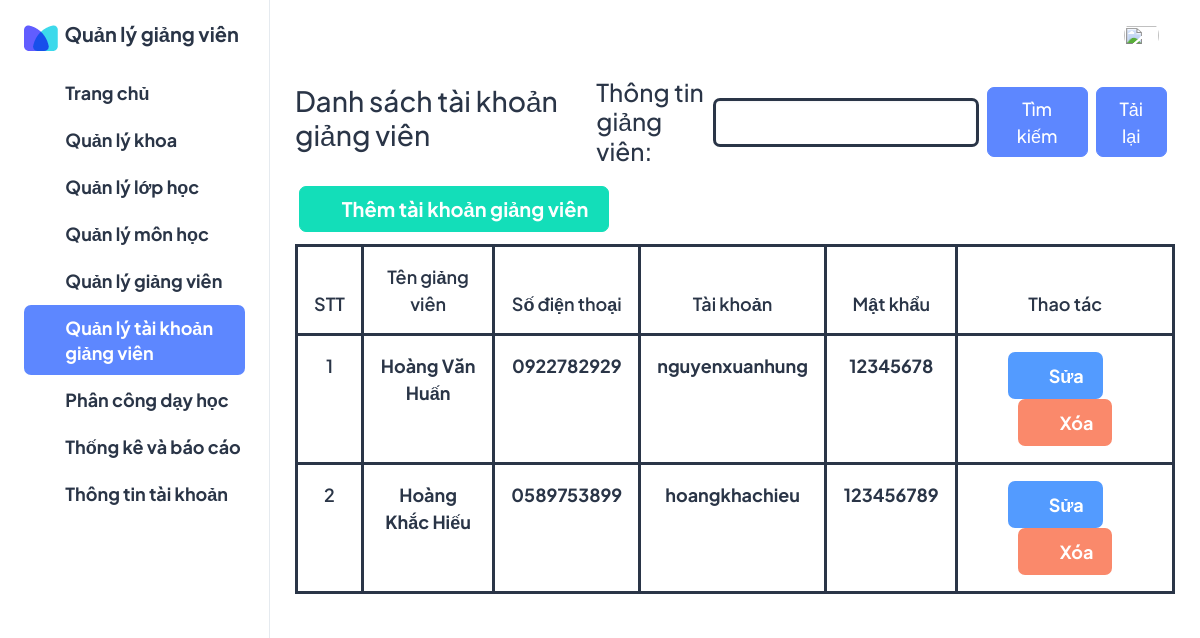
/taikhoangv/, run on the app's committed database.
### quanlygv/models.py (models this page shows)
class Taikhoangv(models.Model):
    id = models.AutoField(primary_key=True)
    tai_khoan = models.CharField(max_length=20)
    mat_khau = models.CharField(max_length=20)
    giangvien = models.ForeignKey(Giangvien, on_delete=models.CASCADE)

class Giangvien(models.Model):
    id = models.AutoField(primary_key=True)
    ho_ten_gv = models.CharField(max_length=50)
    hoc_vi = models.CharField(max_length=128)
    chuyen_mon = models.CharField(max_length=128)
    chuc_vu = models.CharField(max_length=128)
    ngay_sinh = models.CharField(max_length=50)
    gioi_tinh = models.CharField(max_length=50)
    sdt = models.CharField(max_length=10)
    anh = models.CharField(max_length=255)
    khoa = models.ForeignKey(Khoa, on_delete=models.CASCADE)
    def __str__(self):
        return self.ho_ten_gv

### quanlygv/views.py (the view)
# urls.py: path('taikhoangv/', views.taikhoangv, name='taikhoangv'),
def taikhoangv(request):
    return render(request, 'taikhoangv/taikhoangv.html',{
        'all_taikhoangv': Taikhoangv.objects.all()
    })

### quanlygv/templates/taikhoangv/taikhoangv.html (shortened to what this page needs)
{% load static %}
<!doctype html>
<html lang="en">
<head>
  <link rel="stylesheet" href="{% static 'assets/css/styles.min.css' %}" />
</head>
<body>
    <div class="page-wrapper" id="main-wrapper" data-layout="vertical" data-navbarbg="skin6" data-sidebartype="full"
        data-sidebar-position="fixed" data-header-position="fixed">
        <aside class="left-sidebar">
            <div>
                <div class="brand-logo d-flex align-items-center justify-content-between">
                    <a href="{% url 'trangchu' %}" class="text-nowrap logo-img">
                      <img src="{% static 'assets/images/favicon.png' %}" alt="" />
                      <span class="fs-6 ms-1 fw-bolder text-dark">
                        Quản lý giảng viên
                      </span>
                    </a>
                </div>
                <nav class="sidebar-nav scroll-sidebar" data-simplebar="">
                    <ul id="sidebarnav">
                        <li class="sidebar-item">
                            <a class="sidebar-link" href="{% url 'trangchu' %}" aria-expanded="false">
                              <span>
                                <i class="ti ti-layout-dashboard"></i>
                              </span>
                              <span class="hide-menu fs-5 fw-bolder">Trang chủ</span>
                            </a>
                          </li>
                          <li class="sidebar-item">
                            <a class="sidebar-link" href="{% url 'khoa' %}" aria-expanded="false">
                              <span>
                                <i class="ti ti-article"></i>
                              </span>
                              <span class="hide-menu fs-5 fw-bolder">Quản lý khoa</span>
                            </a>
                          </li>
                          <li class="sidebar-item">
                            <a class="sidebar-link" href="{% url 'lophoc' %}" aria-expanded="false">
                              <span>
                                <i class="ti ti-home"></i>
                              </span>
                              <span class="hide-menu fs-5 fw-bolder">Quản lý lớp học</span>
                            </a>
                          </li>
                          <li class="sidebar-item">
                            <a class="sidebar-link" href="{% url 'monhoc' %}" aria-expanded="false">
                              <span>
                                <i class="ti ti-cards"></i>
                              </span>
                              <span class="hide-menu fs-5 fw-bolder">Quản lý môn học</span>
                            </a>
                          </li>
                          <li class="sidebar-item">
                            <a class="sidebar-link" href="{% url 'giangvien' %}" aria-expanded="false">
                              <span>
                                <i class="ti ti-user"></i>
                              </span>
                              <span class="hide-menu fs-5 fw-bolder">Quản lý giảng viên</span>
                            </a>
                          </li>
                          <li class="sidebar-item">
                            <a class="sidebar-link" href="{% url 'taikhoangv' %}" aria-expanded="false">
                                <span>
                                    <i class="ti ti-users"></i>
                                </span>
                                <span class="hide-menu fs-5 fw-bolder">Quản lý tài khoản <br /> giảng viên</span>
                            </a>
                        </li>
                        <li class="sidebar-item">
                            <a class="sidebar-link" href="{% url 'phanconggv' %}" aria-expanded="false">
                                <span>
                                    <i class="ti ti-typography"></i>
                                </span>
                                <span class="hide-menu fs-5 fw-bolder">Phân công dạy học</span>
                            </a>
                        </li>
                        <li class="sidebar-item">
                            <a class="sidebar-link" href="{% url 'thongkebaocao' %}" aria-expanded="false">
                                <span>
                                    <i class="ti ti-chart-bar"></i>
                                </span>
                                <span class="hide-menu fs-5 fw-bolder">Thống kê và báo cáo</span>
                            </a>
                        </li>
                        <li class="sidebar-item">
                            <a class="sidebar-link" href="{% url 'thongtintk' %}" aria-expanded="false">
                                <span>
                                    <i class="ti ti-user-minus"></i>
                                </span>
                                <span class="hide-menu fs-5 fw-bolder">Thông tin tài khoản</span>
                            </a>
                        </li>
                    </ul>
                </nav>
            </div>
        </aside>
        <div class="body-wrapper">
            <header class="app-header">
                <nav class="navbar navbar-expand-lg navbar-light">
                    <div class="navbar-collapse justify-content-end px-0" id="navbarNav">
                        <ul class="navbar-nav flex-row ms-auto align-items-center justify-content-end">
                            <li class="nav-item dropdown">
                                <a class="nav-link nav-icon-hover" href="javascript:void(0)" id="drop2" data-bs-toggle="dropdown"
                                  aria-expanded="false">
                                  <img src="{% static 'assets/images/' %}{{ request.session.anh }}" alt="" width="35" height="35" class="rounded-circle">
                                </a>
                              </li>
                        </ul>
                    </div>
                </nav>
                <nav class="navbar navbar-expand-lg navbar-light">
                    <div class="navbar-collapse justify-content px-0 row" id="navbarNav">
                        <h2 class="col-4">Danh sách tài khoản giảng viên</h2>
                        <div class="col-8">
                            <form action="" class="px-0 navbar-collapse justify-content">
                                <label for="tk" class="h3 mt-2" style="width: 33  0px;">Thông tin giảng viên: </label>
                                <input type="text" class="form-control fw-bolder fs-5 border border-3 border-dark"
                                    id="tk" style="width: 500px;">
                                <button type="submit" class="btn btn-primary ms-2 fs-5" style="width: 170px;">Tìm
                                    kiếm</button>
                                <a href="./khoa.html" class="btn btn-primary ms-2 fs-5 me-2" style="width: 110px;">Tải
                                    lại</a>
                            </form>
                        </div>
                    </div>
                </nav>
                <nav class="navbar navbar-expand-lg navbar-light">
                    <div class="navbar-collapse justify-content px-0 row ms-1" id="navbarNav">
                        <a class="btn btn-success" href="{% url 'themtaikhoangv' %}" style="width: 310px;">
                            <i class="ti ti-plus me-1 fs-6"></i>
                            <span class="fw-bolder fs-6">Thêm tài khoản giảng viên</span>
                        </a>
                    </div>
                </nav>
                <nav class="navbar navbar-expand-lg navbar-light">
                    <div class="navbar-collapse justify-content px-0" id="navbarNav">
                        <table class="table table-bordered fs-5 fw-bolder border-dark border-3 rounded-4 text-dark">
                            <thead>
                                <tr style="text-align: center;">
                                    <th scope="col" style="width: 5%;">STT</th>
                                    <th scope="col" style="width: 15%;">Tên giảng viên</th>
                                    <th scope="col" style="width: 15%;">Số điện thoại</th>
                                    <th scope="col" style="width: 15%;">Tài khoản</th>
                                    <th scope="col" style="width: 15%;">Mật khẩu</th>
                                    <th scope="col">Thao tác</th>
                                </tr>
                            </thead>
                            <tbody>
                                {% for tkgv in all_taikhoangv %}
                                <tr style="text-align: center;">
                                    <th>{{ forloop.counter }}</th>
                                    <td>{{ tkgv.giangvien }}</td>
                                    <td>{{ tkgv.giangvien.sdt }}</td>
                                    <td>{{ tkgv.tai_khoan }}</td>
                                    <td>{{ tkgv.mat_khau }}</td>
                                    <td>
                                        <a class="btn btn-info" href="{% url 'suataikhoangv' tkgv.id %}">
                                            <i class="ti ti-pencil me-1"></i>
                                            <span class="fw-bolder">Sửa</span>
                                        </a>&nbsp;&nbsp;&nbsp;&nbsp;&nbsp;&nbsp;
                                        <a class="btn btn-danger" href="javascript:void(0);" onclick="xoa('{{ tkgv.id }}')">
                                          <i class="ti ti-trash me-1 fs-6"></i>
                                          <span class="fw-bolder">Xóa</span>
                                        </a>
                                    </td>
                                </tr>
                                {% endfor %}
                            </tbody>
                        </table>
                    </div>
                </nav>
            </header>
        </div>
    </div>
</body>
</html>

### data on the page
Taikhoangv: giangvien "Hoàng Văn Huấn", giangvien.sdt "0922782929", tai_khoan "nguyenxuanhung", mat_khau "12345678"
Taikhoangv: giangvien "Hoàng Khắc Hiếu", giangvien.sdt "0589753899", tai_khoan "hoangkhachieu", mat_khau "123456789"
